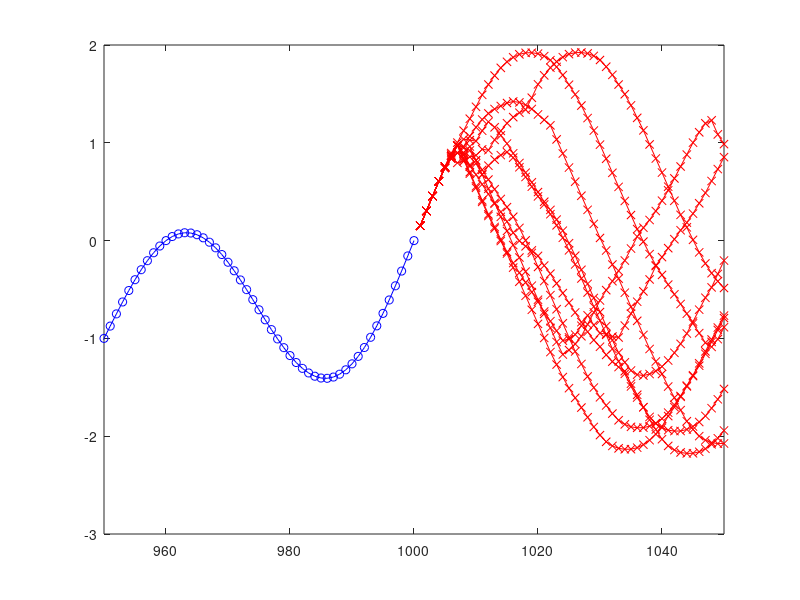

The MATLAB script that drew this image:
% prepare test data files for MarkovPrediction exe

% global vars 
cd C:/Workspace/GitHub/MarkovPrediction/
L = 1000; % test series length
p = 50; % prediction range
t = (1:L)';
disp('Globals loaded!');

%% constant value
x = 5*ones(L,1); %#ok<*NASGU>
save('sample_input.txt', 'x', '-ascii');
disp('Done')

%% straight line
x = linspace(0, 1, L)';
save('sample_input.txt', 'x', '-ascii');
disp('Done')

%% quadratic
x = (t/100).^2;
plot(t, x);
save('sample_input.txt', 'x', '-ascii');
disp('Done')

%% exponential
x = exp(t/500);
plot(t, x);
save('sample_input.txt', 'x', '-ascii');
disp('Done')

%% periodic signal (monochromatic)
x = sin(2*pi*(t+40)/200);
plot(t,x);
save('sample_input.txt', 'x', '-ascii');
disp('Done')

%% periodic signal (multiple sine waves)
x = sin(2*pi*t/200) + sin(2*pi*t/50);
plot(t,x);
save('sample_input.txt', 'x', '-ascii');
disp('Done')

%% Load results and plot prediction scenarios

y = load('prediction.txt', '-ascii');
s = size(y);
plot(t, x, '-ob', L+1:L+s(1), y, '-xr');
xlim([L-s(1), L+s(1)]);
disp('Done')
